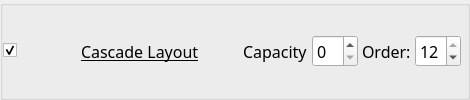
        <widget class="QGroupBox" name="GB_c_cascadeLayout">
         <property name="sizePolicy">
          <sizepolicy hsizetype="Preferred" vsizetype="Maximum">
           <horstretch>0</horstretch>
           <verstretch>0</verstretch>
          </sizepolicy>
         </property>
         <property name="title">
          <string/>
         </property>
         <property name="flat">
          <bool>true</bool>
         </property>
         <layout class="QGridLayout" name="gridLayout_29">
          <property name="leftMargin">
           <number>0</number>
          </property>
          <property name="horizontalSpacing">
           <number>4</number>
          </property>
          <item row="0" column="0">
           <widget class="QCheckBox" name="kcfg_cascadeLayoutEnabled">
            <property name="accessibleName">
             <string>Cascade Layout</string>
            </property>
            <property name="checked">
             <bool>true</bool>
            </property>
           </widget>
          </item>
          <item row="0" column="1">
           <widget class="QToolButton" name="cascadeLayoutPictogram">
            <property name="icon">
             <iconset theme="krohnkite-layout-cascade"/>
            </property>
            <property name="iconSize">
             <size><width>48</width><height>32</height></size>
            </property>
            <property name="minimumSize">
             <size><width>56</width><height>40</height></size>
            </property>
            <property name="maximumSize">
             <size><width>56</width><height>40</height></size>
            </property>
            <property name="autoRaise"><bool>true</bool></property>
            <property name="focusPolicy"><enum>Qt::FocusPolicy::NoFocus</enum></property>
            <property name="accessibleName"><string>Cascade Layout preview</string></property>
            <property name="styleSheet">
             <string notr="true">QToolButton { border: none; background: transparent; } QToolButton:hover { border: none; background: transparent; } QToolButton:pressed { border: none; background: transparent; }</string>
            </property>
           </widget>
          </item>
          <property name="topMargin">
           <number>0</number>
          </property>
          <property name="rightMargin">
           <number>6</number>
          </property>
          <property name="bottomMargin">
           <number>0</number>
          </property>
          <property name="verticalSpacing">
           <number>0</number>
          </property>
          <item row="0" column="5">
           <widget class="QSpinBox" name="kcfg_cascadeLayoutCapacity">
            <property name="font">
             <font>
              <family>Noto Sans</family>
              <pointsize>12</pointsize>
              <italic>false</italic>
              <bold>false</bold>
              <underline>false</underline>
             </font>
            </property>
            <property name="toolTip">
             <string>&lt;html&gt;&lt;head/&gt;&lt;body&gt;&lt;p&gt;0 - to disable&lt;/p&gt;&lt;/body&gt;&lt;/html&gt;</string>
            </property>
            <property name="maximum">
             <number>99</number>
            </property>
            <property name="value">
             <number>0</number>
            </property>
           </widget>
          </item>
          <item row="0" column="4">
           <widget class="QLabel" name="label_58">
            <property name="font">
             <font>
              <family>Noto Sans</family>
              <pointsize>12</pointsize>
              <italic>false</italic>
              <bold>false</bold>
              <underline>false</underline>
             </font>
            </property>
            <property name="text">
             <string>Capacity</string>
            </property>
           </widget>
          </item>
          <item row="0" column="3">
           <spacer name="horizontalSpacer_60">
            <property name="orientation">
             <enum>Qt::Orientation::Horizontal</enum>
            </property>
            <property name="sizeHint" stdset="0">
             <size>
              <width>40</width>
              <height>20</height>
             </size>
            </property>
           </spacer>
          </item>
          <item row="0" column="6">
           <widget class="QLabel" name="label_114">
            <property name="font">
             <font>
              <family>Noto Sans</family>
              <pointsize>12</pointsize>
              <italic>false</italic>
              <bold>false</bold>
              <underline>false</underline>
             </font>
            </property>
            <property name="text">
             <string>Order:</string>
            </property>
           </widget>
          </item>
          <item row="0" column="7">
           <widget class="QSpinBox" name="kcfg_cascadeLayoutOrder">
            <property name="font">
             <font>
              <family>Noto Sans</family>
              <pointsize>12</pointsize>
              <italic>false</italic>
              <bold>false</bold>
              <underline>false</underline>
             </font>
            </property>
            <property name="toolTip">
             <string>Order in layout rotation</string>
            </property>
            <property name="minimum">
             <number>1</number>
            </property>
            <property name="maximum">
             <number>12</number>
            </property>
            <property name="value">
             <number>12</number>
            </property>
           </widget>
          </item>
          <item row="0" column="2">
           <widget class="QLabel" name="label_113">
            <property name="font">
             <font>
              <family>Noto Sans</family>
              <pointsize>12</pointsize>
              <italic>false</italic>
              <bold>false</bold>
              <underline>true</underline>
             </font>
            </property>
            <property name="text">
             <string>Cascade Layout</string>
            </property>
            <property name="margin">
             <number>0</number>
            </property>
            <property name="buddy">
             <cstring>kcfg_cascadeLayoutEnabled</cstring>
            </property>
           </widget>
          </item>
          </layout>
        </widget>
